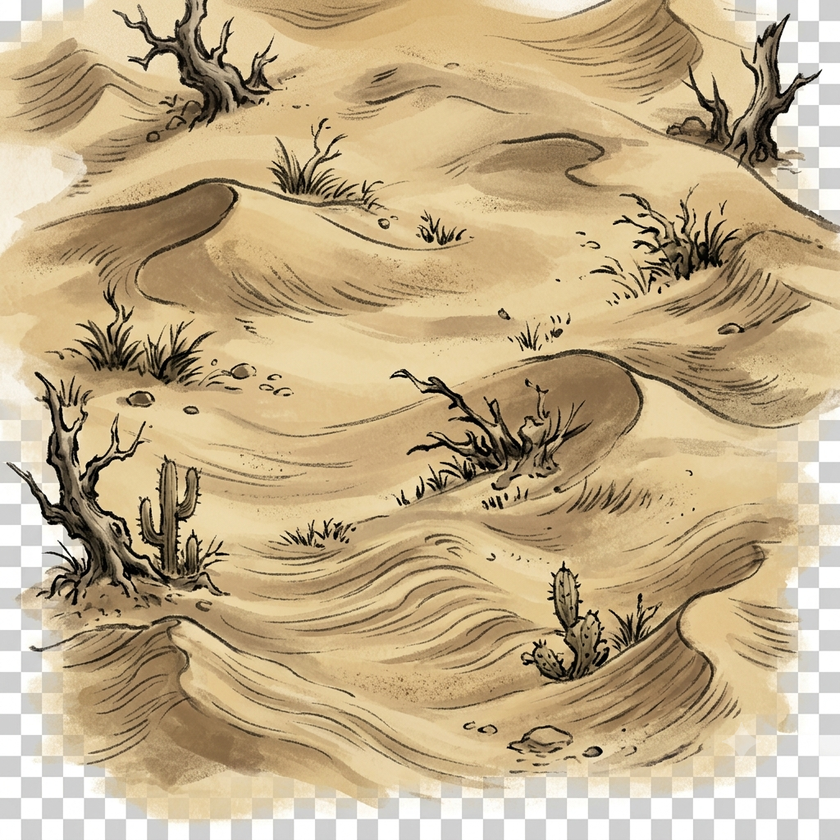
#> input picture assets/images/terrains/沙漠.png, 840 x 840 px, shrunk from 1024 x 1024 before the run; its folder holds only this picture in this run
$ python split_terrain_tiles.py
#> lines starting #> are read from the running program, lines starting #| are printed output that depends on the picture
#!/usr/bin/env python3
"""
地形素材分割脚本
将大地形PNG图片分割为256x256的标准贴图tile
"""

import os
from pathlib import Path
from PIL import Image
import shutil

class TerrainTileSplitter:
    """地形贴图分割器"""

    def __init__(self, source_dir: str, output_dir: str, tile_size: int = 256):
        self.source_dir = Path(source_dir)
        self.output_dir = Path(output_dir)
        self.tile_size = tile_size

        # 清理输出目录并重新创建
        if self.output_dir.exists():
            shutil.rmtree(self.output_dir)
        self.output_dir.mkdir(parents=True, exist_ok=True)

    def split_image(self, image_path: Path) -> dict:
        """分割单个图片为多个tile"""

        # 打开图片
        img = Image.open(image_path)
        width, height = img.size

        # 计算可以分割的tile数量
        tiles_x = width // self.tile_size
        tiles_y = height // self.tile_size

        result = {
            'source': image_path.name,
            'source_size': f"{width}x{height}",
            'tiles_generated': 0,
            'tiles_x': tiles_x,
            'tiles_y': tiles_y
        }

        # 如果图片尺寸不是tile_size的整数倍，跳过
        if tiles_x == 0 or tiles_y == 0:
            result['error'] = f"图片尺寸太小，无法分割为{self.tile_size}x{self.tile_size}"
            return result

        # 获取地形名称（去掉.png后缀）
        terrain_name = image_path.stem

        # 创建该地形的输出子目录
        terrain_output_dir = self.output_dir / terrain_name
        terrain_output_dir.mkdir(exist_ok=True)

        # 分割图片
        tile_count = 0
        for y in range(tiles_y):
            for x in range(tiles_x):
                # 计算tile的边界
                left = x * self.tile_size
                top = y * self.tile_size
                right = left + self.tile_size
                bottom = top + self.tile_size

                # 提取tile
                tile = img.crop((left, top, right, bottom))

                # 保存tile
                tile_filename = f"{terrain_name}_{x:02d}_{y:02d}.png"
                tile_path = terrain_output_dir / tile_filename
                tile.save(tile_path, 'PNG')

                tile_count += 1

        result['tiles_generated'] = tile_count
        result['output_dir'] = str(terrain_output_dir)

        return result

    def process_all_terrains(self) -> list:
        """处理所有地形图片"""

        print("=" * 70)
        print("地形素材分割脚本")
        print("=" * 70)
        print(f"源目录: {self.source_dir}")
        print(f"输出目录: {self.output_dir}")
        print(f"Tile尺寸: {self.tile_size}x{self.tile_size}")
        print()

        results = []

        # 获取所有PNG文件（排除README和汇总图）
        png_files = list(self.source_dir.glob("*.png"))
        png_files = [f for f in png_files if f.name not in ['README.md', '全地形.png']]

        print(f"发现 {len(png_files)} 个地形图片")
        print()

        for idx, png_file in enumerate(sorted(png_files), 1):
            print(f"[{idx}/{len(png_files)}] 处理: {png_file.name}")

            result = self.split_image(png_file)
            results.append(result)

            if 'error' in result:
                print(f"  ❌ {result['error']}")
            else:
                print(f"  ✅ 原始尺寸: {result['source_size']}")
                print(f"  ✅ 生成tile: {result['tiles_generated']}个 ({result['tiles_x']}x{result['tiles_y']})")
                print(f"  ✅ 输出到: {result['output_dir']}")

            print()

        return results

    def generate_summary(self, results: list):
        """生成分割总结"""

        print("\n" + "=" * 70)
        print("分割完成总结")
        print("=" * 70)

        total_tiles = sum(r['tiles_generated'] for r in results if 'error' not in r)
        successful = sum(1 for r in results if 'error' not in r)
        failed = sum(1 for r in results if 'error' in r)

        print(f"\n成功分割: {successful} 个地形")
        print(f"失败: {failed} 个地形")
        print(f"总生成tile: {total_tiles} 个")
        print(f"\n输出目录结构:")

        # 显示输出目录结构
        for terrain_dir in sorted(self.output_dir.iterdir()):
            if terrain_dir.is_dir():
                tile_count = len(list(terrain_dir.glob("*.png")))
                print(f"  {terrain_dir.name}/ ({tile_count} tiles)")

        print(f"\n输出根目录: {self.output_dir}")

        return {
            'total_tiles': total_tiles,
            'successful': successful,
            'failed': failed
        }


def main():
    """主函数"""

    # 源目录（已复制的大图）
    source_dir = "/home/chang/TowerDefense/assets/images/terrains"

    # 输出目录（分割后的tile）
    output_dir = "/home/chang/TowerDefense/assets/images/terrains_tiles"

    # 创建分割器
    splitter = TerrainTileSplitter(source_dir, output_dir, tile_size=256)

    # 处理所有地形
    results = splitter.process_all_terrains()
#> in split_image, img is the input picture: PIL image 840x840 RGBA; mean R, G, B, A 194.3, 173.1, 136.7, 255
#> the loop in split_image, `for y in range(tiles_y):` made 3 passes
#> pass 1, in split_image, `tile.save(tile_path, 'PNG')`:
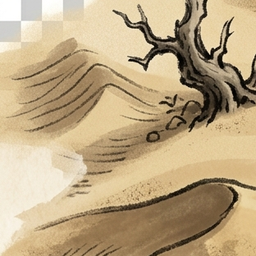
#> saved as 沙漠_00_00.png: PIL image 256x256 RGBA; mean R, G, B, A 189, 167.5, 131.6, 255
#> pass 1, in split_image, `tile.save(tile_path, 'PNG')`:
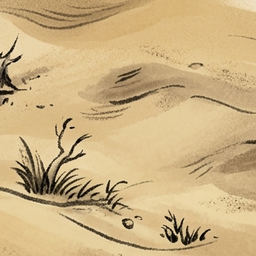
#> saved as 沙漠_01_00.png: PIL image 256x256 RGBA; mean R, G, B, A 204.5, 177.9, 131, 255
#> pass 1, in split_image, `tile.save(tile_path, 'PNG')`:
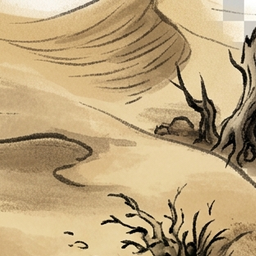
#> saved as 沙漠_02_00.png: PIL image 256x256 RGBA; mean R, G, B, A 189.7, 165.5, 124.2, 255
#> pass 2, in split_image, `tile.save(tile_path, 'PNG')`:
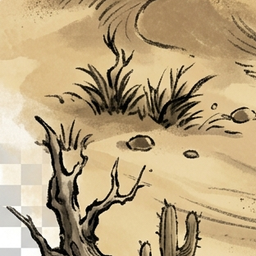
#> saved as 沙漠_00_01.png: PIL image 256x256 RGBA; mean R, G, B, A 186.8, 165.2, 127.2, 255
#> after the loop in split_image, `for y in range(tiles_y):`:
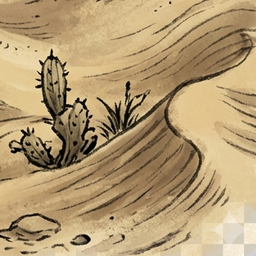
#> tile: PIL image 256x256 RGBA; mean R, G, B, A 180.5, 155.7, 115, 255
#> after the loop in split_image, `for y in range(tiles_y):`: tile_count = 9
#> in process_all_terrains, `result = self.split_image(png_file)`: result = 6 items
#|   ✅ 原始尺寸: 840x840
#|   ✅ 生成tile: 9个 (3x3)
#|   ✅ 输出到: /home/chang/TowerDefense/assets/images/terrains_tiles/沙漠
#> results = 1 item

    # 生成总结
    summary = splitter.generate_summary(results)
#> in generate_summary, `total_tiles = sum(r['tiles_generated'] for r in results if 'error' not..`: total_tiles = 9
#> in generate_summary, `successful = sum(1 for r in results if 'error' not in r)`: successful = 1
#> in generate_summary, `failed = sum(1 for r in results if 'error' in r)`: failed = 0
#| 成功分割: 1 个地形
#| 失败: 0 个地形
#| 总生成tile: 9 个

    # 保存分割信息文档
    doc_path = Path(output_dir) / "TILES_INFO.md"
    with open(doc_path, 'w', encoding='utf-8') as f:
        f.write("# 地形Tile分割信息\n\n")
        f.write(f"- Tile尺寸: 256x256像素\n")
        f.write(f"- 总tile数: {summary['total_tiles']}\n")
        f.write(f"- 成功分割: {summary['successful']}个地形\n")
        f.write(f"- 失败: {summary['failed']}个地形\n\n")

        f.write("## 各地形详情\n\n")
        for r in results:
            if 'error' not in r:
                f.write(f"### {r['source']}\n")
                f.write(f"- 原始尺寸: {r['source_size']}\n")
                f.write(f"- Tile数量: {r['tiles_generated']}\n")
                f.write(f"- 输出目录: `{r['output_dir']}`\n\n")

    print(f"\n分割信息文档: {doc_path}")

    return results


if __name__ == "__main__":
#> (the run stopped early here; a loop or call above may not have finished)
